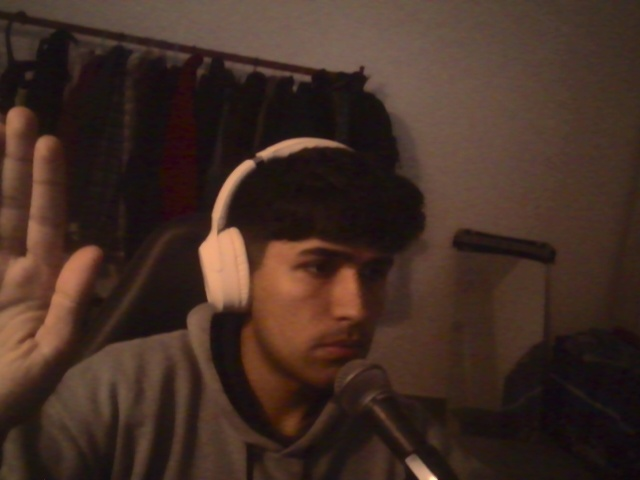
#> input picture pics/corona_1_img_1.jpg, 640 x 480 px, given in place of the camera
$ python main-test.py   (older library calls are emulated)
#> lines starting #> are read from the running program, lines starting #| are printed output that depends on the picture; after the words box and inside, x2 and y2 are one past the last pixel; in counts of white or black regions, pixels touching at a corner belong together
### src/camera_driver.py
import cv2

class CameraDriver:
    def __init__(self, camera_index=0):
        self.camera_index = camera_index
        self.cap = None

    def conectar(self):
        self.cap = cv2.VideoCapture(self.camera_index, cv2.CAP_V4L2)

        if not self.cap.isOpened():
            self.cap = cv2.VideoCapture(self.camera_index)

        if not self.cap.isOpened():
            raise RuntimeError(f"[ERROR DRIVER] No se pudo abrir la cámara con índice {self.camera_index}.")
        return True

    def leer_frame_raw(self):
        if self.cap and self.cap.isOpened():
            return self.cap.read()
        return False, None

    def set_propiedad(self, prop_id, valor):
        if self.cap and self.cap.isOpened():
            self.cap.set(prop_id, valor)

    # [4 lines left out: function get_propiedad, not called in this run]

    def desconectar(self):
        if self.cap and self.cap.isOpened():
            self.cap.release()

### src/camera_worker.py
# Alto nivel

import cv2
import numpy as np
from camera_driver import CameraDriver

class HUDOvertlay:
    """Dibuja encabezados, barras de estado y métricas unificadas sobre el frame."""

    @staticmethod
    def dibujar_encabezado(frame, titulo, subtitulo="", modo=""):
         h, w = frame.shape[:2]
         overlay = frame.copy()
         cv2.rectangle(overlay, (0, 0), (w, 90), (15, 15, 15), -1)
         cv2.addWeighted(overlay, 0.75, frame, 0.25, 0, frame)

         cv2.putText(frame, titulo, (15, 30), cv2.FONT_HERSHEY_SIMPLEX, 0.65, (0, 255, 255), 2)
         if subtitulo:
             cv2.putText(frame, subtitulo, (15, 60), cv2.FONT_HERSHEY_SIMPLEX, 0.5, (200, 200, 200), 1)
         if modo:
             cv2.putText(frame, f"Modo: [{modo}]", (w - 200, 30), cv2.FONT_HERSHEY_SIMPLEX, 0.6, (0, 255, 0), 2)

    # [17 lines left out: functions dibujar_barra_inferior, dibujar_barra_indeterminada, not called in this run]

class VisionUtils:
    def __init__(self):
        self.motor = "OPENCV"

    @staticmethod
    def _a_gris(img):
        if img.ndim == 3:
            return cv2.cvtColor(img, cv2.COLOR_BGR2GRAY)
        return img

    def calcular_brillo_medio(self,img) -> float:
        return float(np.mean(self._a_gris(img)))


    def calcular_nitidez_laplaciano(self, img) -> float:
        return float(cv2.Laplacian(self._a_gris(img), cv2.CV_64F).var())


class CameraWorker:
    def __init__(self, camera_index=0):
        self.driver = CameraDriver(camera_index)
        self.driver.conectar()
        self.modo_actual = "EN VIVO"
        self.vision = VisionUtils()
        self.hud = HUDOvertlay()

    def obtener_frame_procesado(self, titulo= "SISTEMA DE VISIÓN", subtitulo= "Monitoreo activo"):
        ret, frame = self.driver.leer_frame_raw()
        if not ret or frame is None:
            return False, None

        brillo = self.vision.calcular_brillo_medio(frame)
        nitidez = self.vision.calcular_nitidez_laplaciano(frame)

        sub_completo = f"{subtitulo} | Brillo: {brillo:.1f} | Nitidez: {nitidez:.1f}"

        self.hud.dibujar_encabezado(
            frame=frame,
            titulo=titulo,
            subtitulo=sub_completo,
            modo=self.modo_actual
        )

        return True, frame

    # [5 lines left out: function ajustar_configuracion_manual, not called in this run]

    def liberar_recursos(self):
        self.driver.desconectar()

### src/main-test.py

import cv2
from camera_worker import CameraWorker

def main():
    print("=======================================================")
    print(" INICIANDO PRUEBA DE ARQUITECTURA DRIVER-WORKER")
    print("=======================================================")

    # 1. Instanciar el Worker de alto nivel
    try:
        worker = CameraWorker(camera_index=0)
    except Exception as e:
        print(f"[ERROR CRÍTICO] No se pudo iniciar el worker: {e}")
        return

    window_name = "Test Driver-Worker"
    cv2.namedWindow(window_name, cv2.WINDOW_AUTOSIZE)

    print("\n[INFO] Transmitiendo video. Presiona la tecla 'q' en la ventana para salir.\n")

    try:
        while True:
            # 2. La "interfaz" solicita el frame procesado al Worker
            exito, frame = worker.obtener_frame_procesado(
                titulo="MODULO: CAMARA (DRIVER-WORKER TEST)",
                subtitulo="Validando integracion"
            )
#> in obtener_frame_procesado, frame is the input picture: shape (480, 640, 3); mean B, G, R 36.8, 45.9, 67.1
#> in obtener_frame_procesado, `ret, frame = self.driver.leer_frame_raw()`: ret = True
#> in _a_gris, `return cv2.cvtColor(img, cv2.COLOR_BGR2GRAY)`:
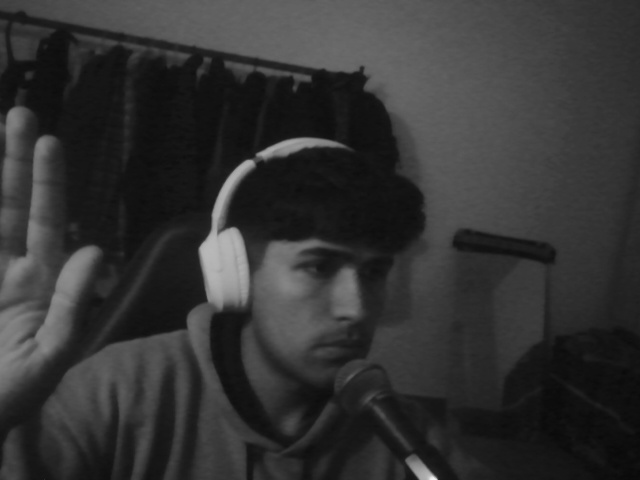
#> returned value: shape (480, 640); min 9, max 244, mean 51.2
#> in obtener_frame_procesado, `brillo = self.vision.calcular_brillo_medio(frame)`: brillo = 51.19
#> in obtener_frame_procesado, `nitidez = self.vision.calcular_nitidez_laplaciano(frame)`: nitidez = 11.32
#> in dibujar_encabezado, `cv2.rectangle(overlay, (0, 0), (w, 90), (15, 15, 15), -1)`:
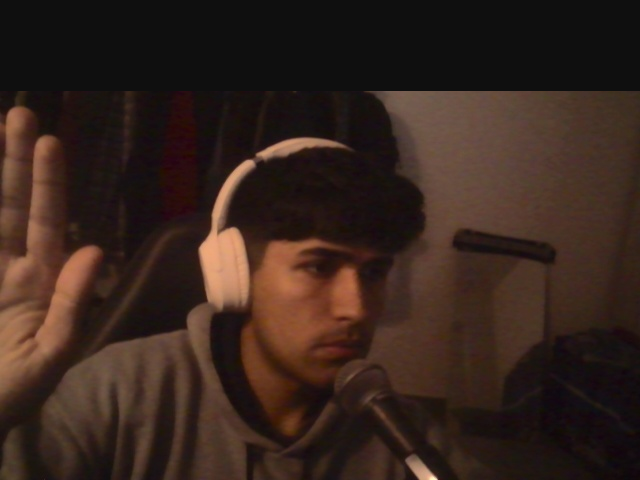
#> overlay: shape (480, 640, 3); 18.96% of pixels changed, all inside (x1, y1, x2, y2) = (0, 0, 640, 91)
#> in dibujar_encabezado, `cv2.putText(frame, f"Modo: [{modo}]", (w - 200, 30), cv2.FONT_HERSHEY_..`:
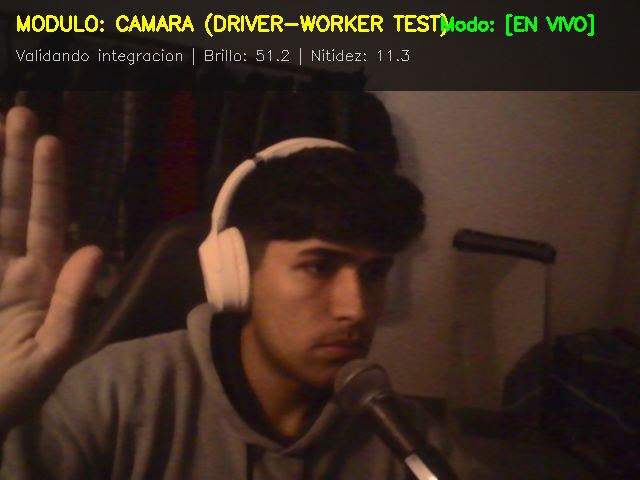
#> frame: shape (480, 640, 3); mean B, G, R 31.3, 42.9, 60.4
#> exito = True

            if not exito or frame is None:
                print("[WARN] No se pudo obtener el fotograma.")
                break

            # 3. Mostrar el frame (Simulando lo que haría la GUI con el widget de video)
            cv2.imshow(window_name, frame)

            # Salir con la tecla 'Q'
            key = cv2.waitKey(1) & 0xFF
#> (key q is pressed here)
            if key in (ord('q'), ord('Q')):
                print("[INFO] Saliendo de la prueba por solicitud del usuario.")
                break

    finally:
        # 4. Liberar recursos limpiamente
        print("[INFO] Liberando recursos del sistema...")
        worker.liberar_recursos()
        cv2.destroyAllWindows()
        print("[INFO] Prueba finalizada exitosamente.")

if __name__ == "__main__":
    main()

$ run again, on pics/corona_1_img_2.jpg
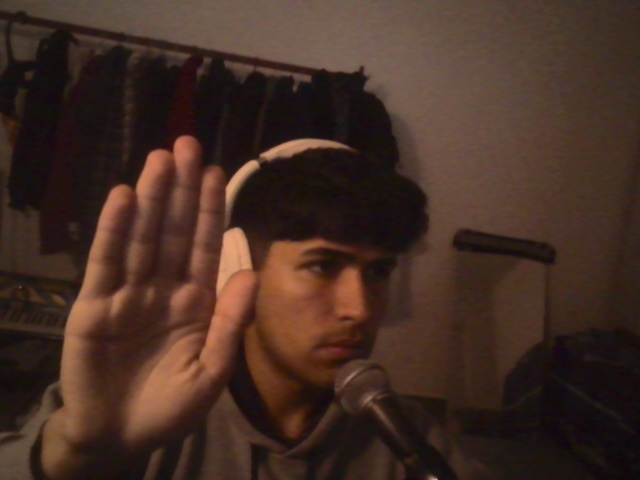
#> input picture pics/corona_1_img_2.jpg, 640 x 480 px, given in place of the camera
#> in obtener_frame_procesado, frame is the input picture: shape (480, 640, 3); mean B, G, R 36.7, 46.5, 68.9
#> ret = True
#> in _a_gris, `return cv2.cvtColor(img, cv2.COLOR_BGR2GRAY)`:
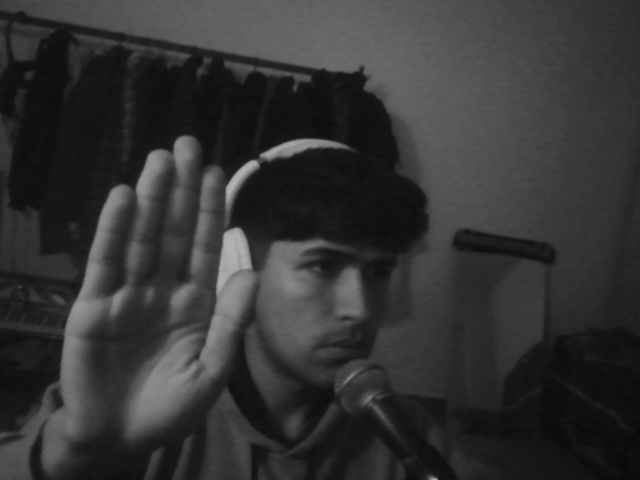
#> returned value: shape (480, 640); min 9, max 179, mean 52.1
#> brillo = 52.06
#> nitidez = 11.02
#> overlay: shape (480, 640, 3); 18.96% of pixels changed, all inside (x1, y1, x2, y2) = (0, 0, 640, 91)
#> in dibujar_encabezado, `cv2.putText(frame, f"Modo: [{modo}]", (w - 200, 30), cv2.FONT_HERSHEY_..`:
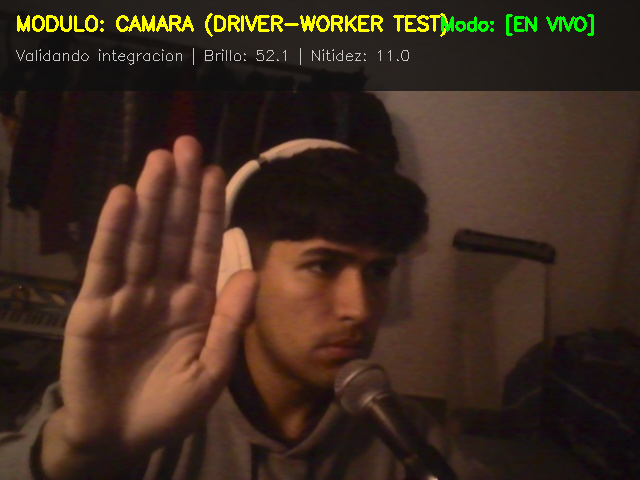
#> frame: shape (480, 640, 3); mean B, G, R 31.3, 43.4, 62.3
#> exito = True

$ run again, on pics/corona_1_img_3.jpg
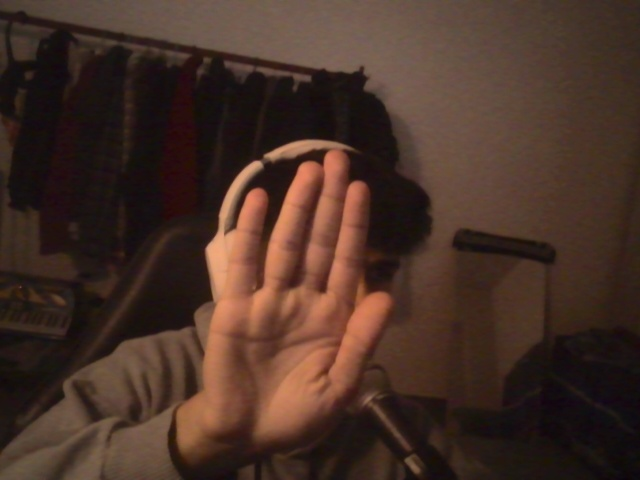
#> input picture pics/corona_1_img_3.jpg, 640 x 480 px, given in place of the camera
#> in obtener_frame_procesado, frame is the input picture: shape (480, 640, 3); mean B, G, R 39.5, 49.4, 72.1
#> ret = True
#> in _a_gris, `return cv2.cvtColor(img, cv2.COLOR_BGR2GRAY)`:
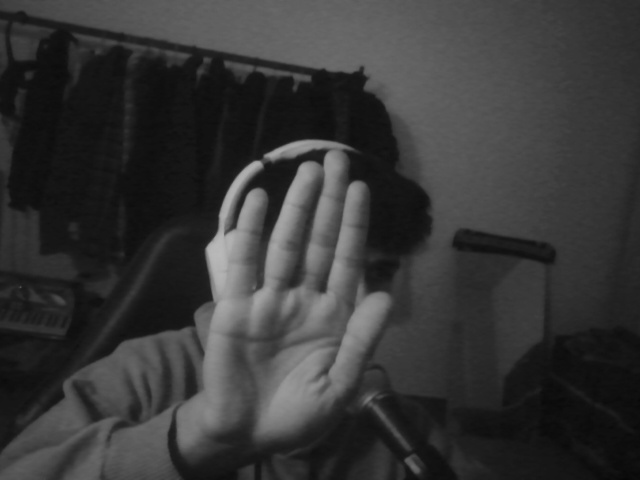
#> returned value: shape (480, 640); min 6, max 186, mean 55
#> brillo = 55.04
#> nitidez = 12.69
#> overlay: shape (480, 640, 3); 18.96% of pixels changed, all inside (x1, y1, x2, y2) = (0, 0, 640, 91)
#> in dibujar_encabezado, `cv2.putText(frame, f"Modo: [{modo}]", (w - 200, 30), cv2.FONT_HERSHEY_..`:
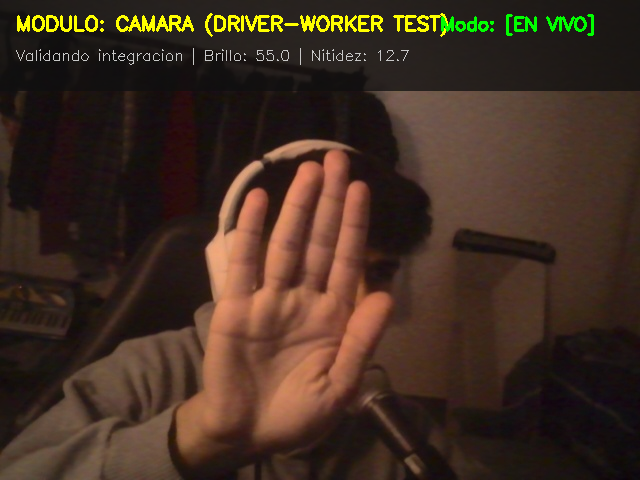
#> frame: shape (480, 640, 3); mean B, G, R 34.2, 46.4, 65.4
#> exito = True

$ run again, on pics/corona_1_img_4.jpg
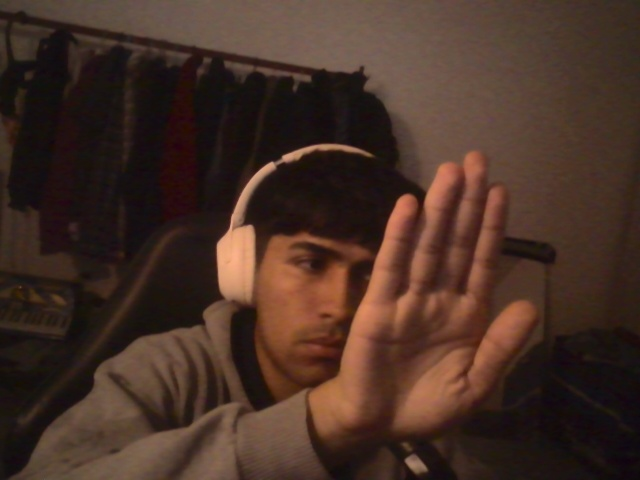
#> input picture pics/corona_1_img_4.jpg, 640 x 480 px, given in place of the camera
#> in obtener_frame_procesado, frame is the input picture: shape (480, 640, 3); mean B, G, R 38.4, 48.5, 71.1
#> ret = True
#> in _a_gris, `return cv2.cvtColor(img, cv2.COLOR_BGR2GRAY)`:
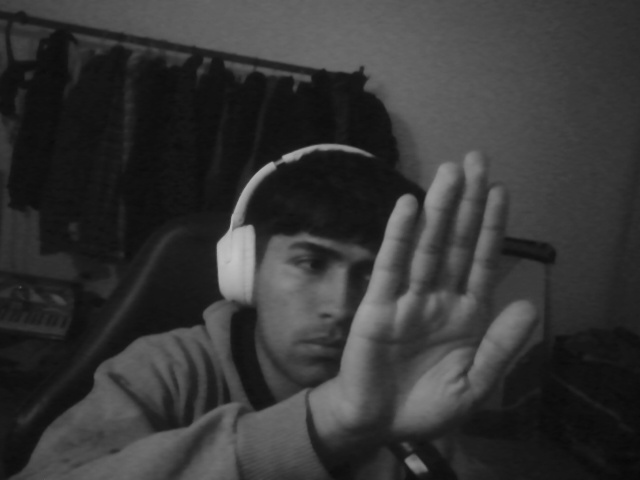
#> returned value: shape (480, 640); min 8, max 195, mean 54.1
#> brillo = 54.08
#> nitidez = 15.41
#> overlay: shape (480, 640, 3); 18.96% of pixels changed, all inside (x1, y1, x2, y2) = (0, 0, 640, 91)
#> in dibujar_encabezado, `cv2.putText(frame, f"Modo: [{modo}]", (w - 200, 30), cv2.FONT_HERSHEY_..`:
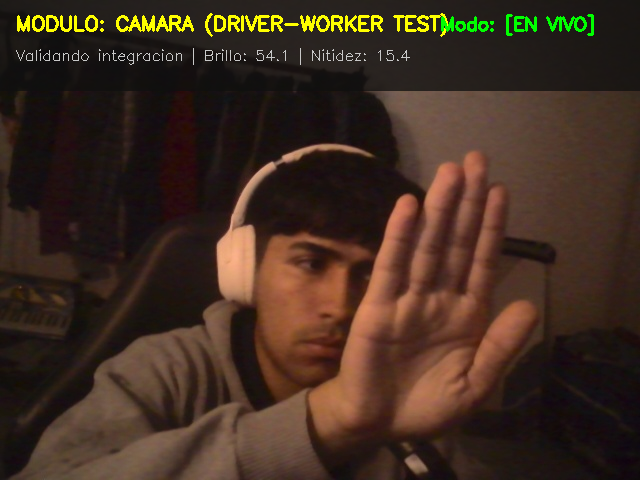
#> frame: shape (480, 640, 3); mean B, G, R 33.1, 45.4, 64.5
#> exito = True
